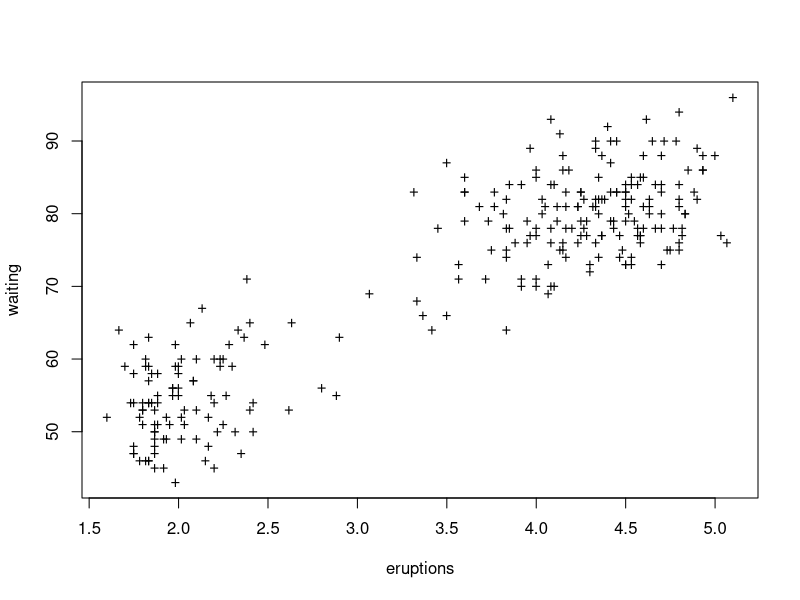
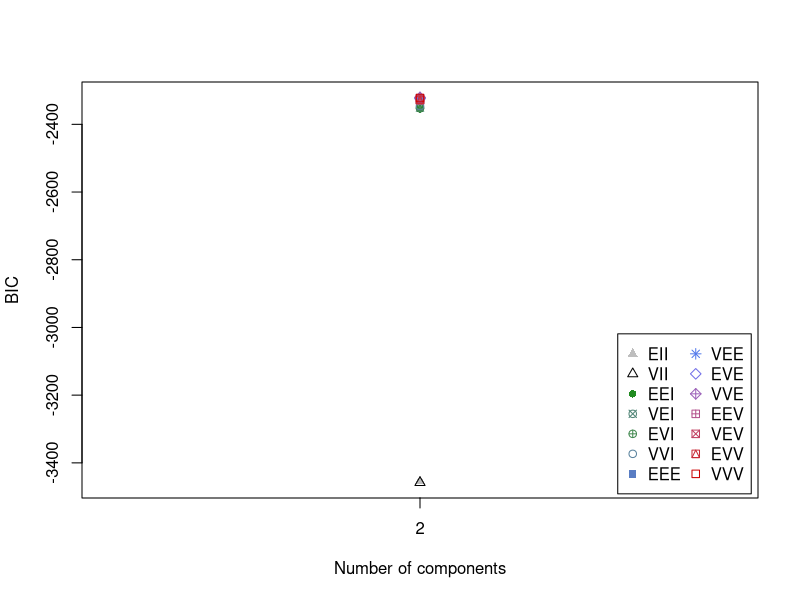
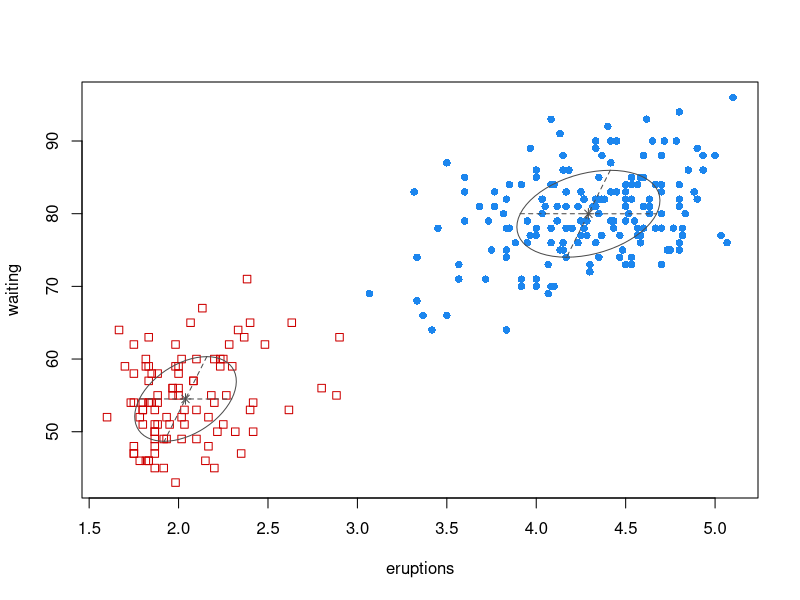
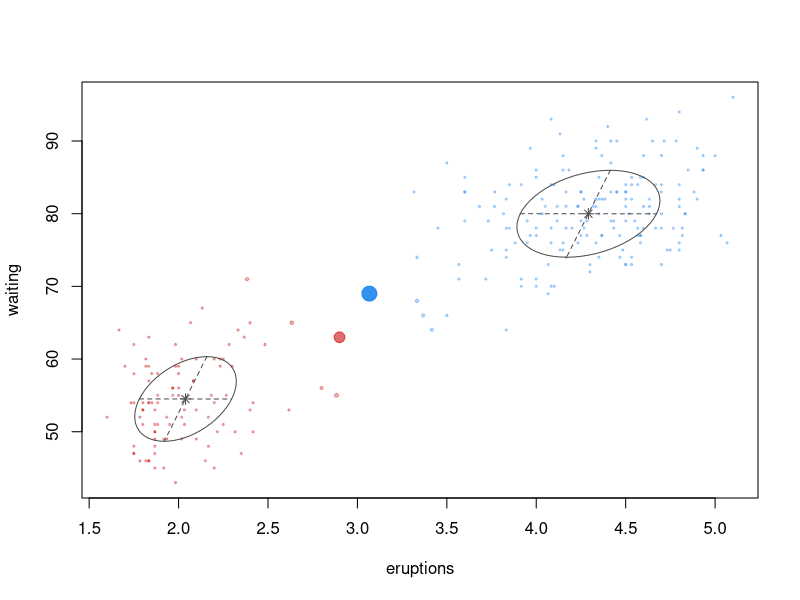
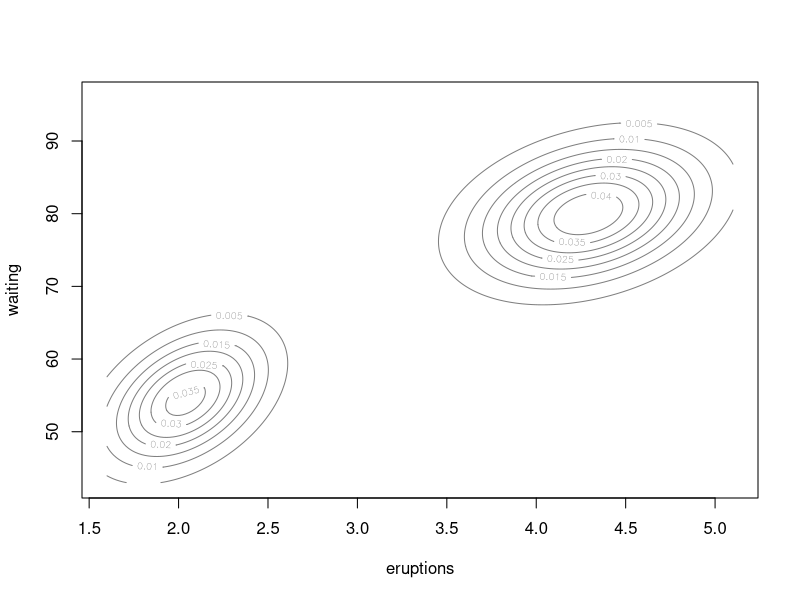
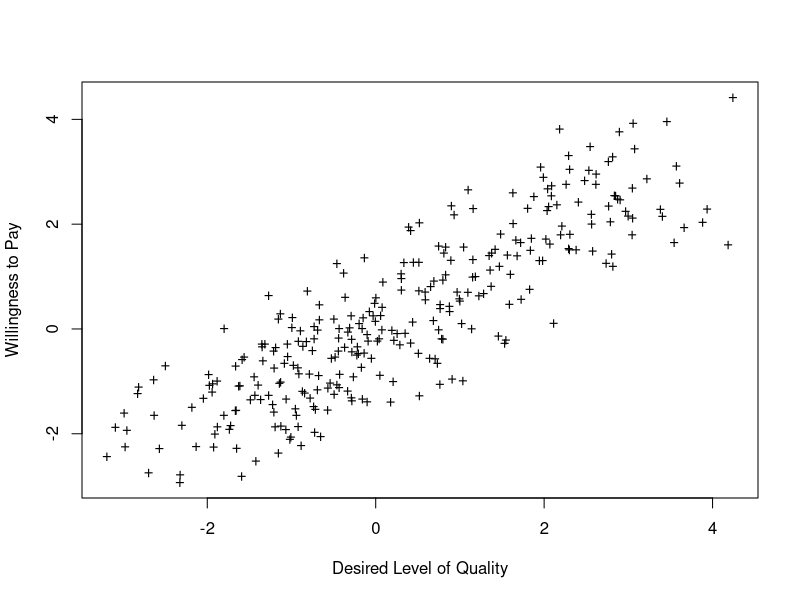
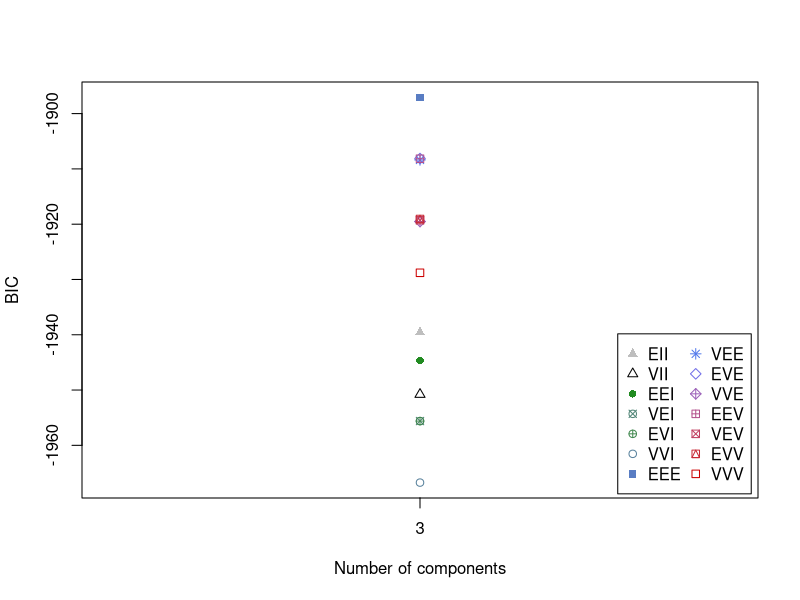
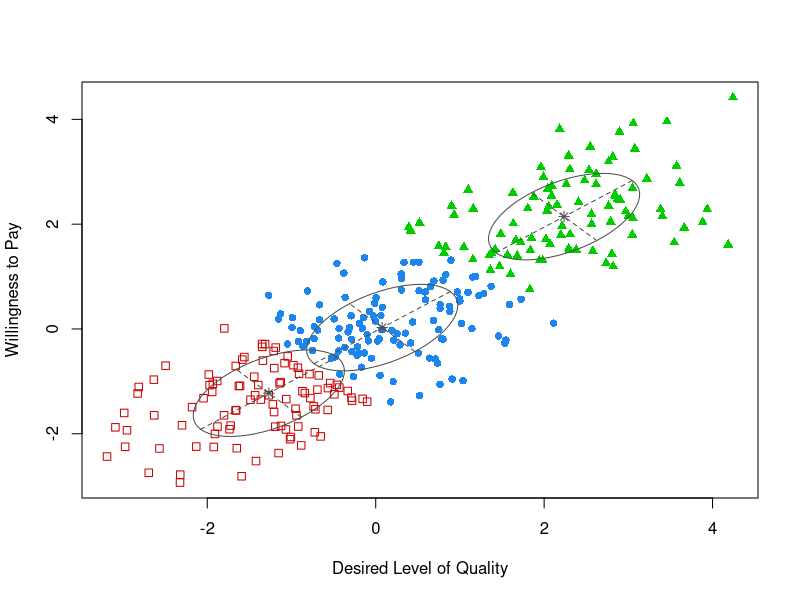

R code for these plots, in order:
## ---- chunk 1
# http://joelcadwell.blogspot.com/2014/03/warning-clusters-may-appear-more_23.html
# Warning: Clusters May Appear More Separated in Textbooks than in Practice
#attach faithful data set
data(faithful)
plot(faithful, pch="+")

#run mclust on faithful data
require(mclust)
faithfulMclust <- Mclust(faithful, G=2)
summary(faithfulMclust, parameters=TRUE)
plot(faithfulMclust)
## ---- chunk 2
#create 3 segment data set
require(MASS)
sigma <- matrix(c(1.0,.6,.6,1.0),2,2)
mean1 <- c(-1,-1)
mean2 <- c(0,0)
mean3 <- c(2,2)

set.seed(3202014)

mydata1 <- mvrnorm(n=100, mean1, sigma)
mydata2 <- mvrnorm(n=100, mean2, sigma)
mydata3 <- mvrnorm(n=100, mean3, sigma)
mydata <- rbind(mydata1,mydata2,mydata3)
colnames(mydata) <- c("Desired Level of Quality", "Willingness to Pay")
plot(mydata, pch="+")

#run Mclust with 3 segments
mydataClust <- Mclust(mydata, G=3)
summary(mydataClust, parameters=TRUE)
plot(mydataClust)

## ---- chunk 3
#let Mclust decide on number of segments
mydataClust <- Mclust(mydata)
summary(mydataClust, parameters=TRUE)
plot(mydataClust)
